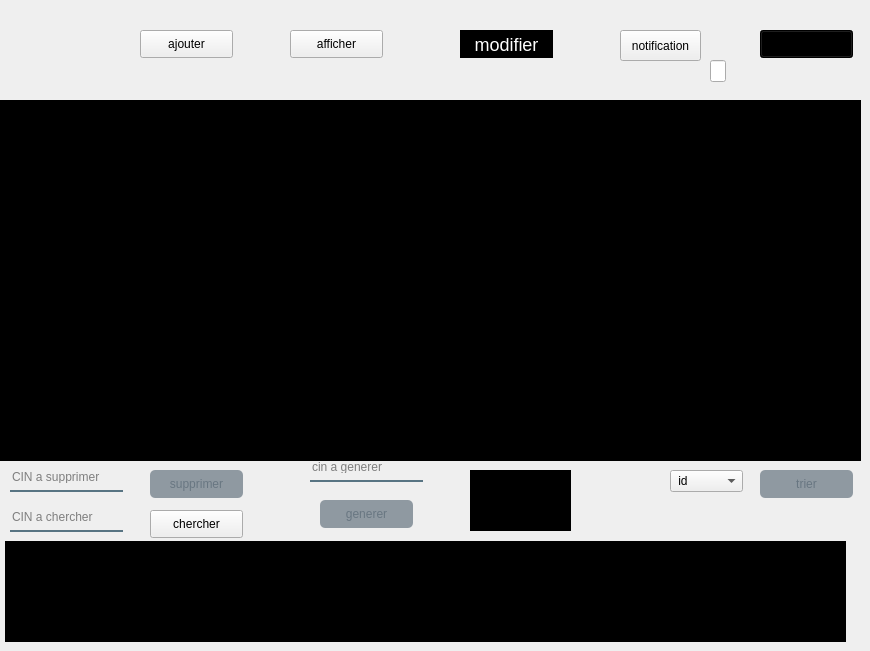
    <widget class="QWidget" name="client_afficher">
     <property name="styleSheet">
      <string notr="true">#pushButton_3,#pushButton_4,#pushButton_5,#pushButton_6{
background-color :  #000000; 



   border: 1px solid black;
    border-radius: 15px;
    color: white; 
    font-size: 18px;
}</string>
     </property>
     <widget class="QPushButton" name="pushButton_ajouterclient2">
      <property name="geometry">
       <rect>
        <x>140</x>
        <y>30</y>
        <width>93</width>
        <height>28</height>
       </rect>
      </property>
      <property name="text">
       <string>ajouter</string>
      </property>
     </widget>
     <widget class="QPushButton" name="afficherclient2">
      <property name="geometry">
       <rect>
        <x>290</x>
        <y>30</y>
        <width>93</width>
        <height>28</height>
       </rect>
      </property>
      <property name="text">
       <string>afficher</string>
      </property>
     </widget>
     <widget class="QPushButton" name="pushButton_6">
      <property name="geometry">
       <rect>
        <x>460</x>
        <y>30</y>
        <width>93</width>
        <height>28</height>
       </rect>
      </property>
      <property name="text">
       <string>modifier</string>
      </property>
     </widget>
     <widget class="QTableView" name="tabclient">
      <property name="geometry">
       <rect>
        <x>0</x>
        <y>100</y>
        <width>861</width>
        <height>361</height>
       </rect>
      </property>
      <property name="styleSheet">
       <string notr="true">
background-color: rgb(0, 0, 0);</string>
      </property>
     </widget>
     <widget class="QLineEdit" name="lineEdit_cin_s">
      <property name="geometry">
       <rect>
        <x>10</x>
        <y>470</y>
        <width>113</width>
        <height>22</height>
       </rect>
      </property>
      <property name="styleSheet">
       <string notr="true">background-color:rgba(0,0,0,0);
border:none;
border-bottom:2px solid rgba(46,82,101,200);
color:rgba(0,0,0,240);
padding-bottom:7px;
</string>
      </property>
      <property name="placeholderText">
       <string>CIN a supprimer</string>
      </property>
      <property name="cursorMoveStyle">
       <enum>Qt::VisualMoveStyle</enum>
      </property>
      <property name="clearButtonEnabled">
       <bool>true</bool>
      </property>
     </widget>
     <widget class="QPushButton" name="pushButton_suppclient">
      <property name="geometry">
       <rect>
        <x>150</x>
        <y>470</y>
        <width>93</width>
        <height>28</height>
       </rect>
      </property>
      <property name="styleSheet">
       <string notr="true">QPushButton#pushButton_suppclient{
background-color: rgba(78, 95, 108, 0.6);
background: rgba(78, 95, 108, 0.6);
color: rgba(78, 95, 108, 0.6);
border-radius:5px;
}
QPushButton#pushButton_suppclient:hover{
background-color: rgba(78, 105, 112, 0.8);
background: rgba(78, 105, 112, 0.8);
color: rgba(78, 105, 112, 0.8);
}
QPushButton#pushButton_suppclient:pressed{
padding-left:5px;
padding-top:5px;
background-color:rgba(150,123,111,0.7);
}</string>
      </property>
      <property name="text">
       <string>supprimer</string>
      </property>
     </widget>
     <widget class="QLineEdit" name="lineEdit_cin_r">
      <property name="geometry">
       <rect>
        <x>10</x>
        <y>510</y>
        <width>113</width>
        <height>22</height>
       </rect>
      </property>
      <property name="styleSheet">
       <string notr="true">background-color:rgba(0,0,0,0);
border:none;
border-bottom:2px solid rgba(46,82,101,200);
color:rgba(0,0,0,240);
padding-bottom:7px;
</string>
      </property>
      <property name="placeholderText">
       <string>CIN a chercher</string>
      </property>
      <property name="cursorMoveStyle">
       <enum>Qt::VisualMoveStyle</enum>
      </property>
      <property name="clearButtonEnabled">
       <bool>true</bool>
      </property>
     </widget>
     <widget class="QPushButton" name="pushButton_rechercherclient">
      <property name="geometry">
       <rect>
        <x>150</x>
        <y>510</y>
        <width>93</width>
        <height>28</height>
       </rect>
      </property>
      <property name="styleSheet">
       <string notr="true">QPushButton#pushButton_rechercher{
background-color: rgba(78, 95, 108, 0.6);
background: rgba(78, 95, 108, 0.6);
color: rgba(78, 95, 108, 0.6);
border-radius:5px;
}
QPushButton#pushButton_rechercher:hover{
background-color: rgba(78, 105, 112, 0.8);
background: rgba(78, 105, 112, 0.8);
color: rgba(78, 105, 112, 0.8);
}
QPushButton#pushButton_rechercher:pressed{
padding-left:5px;
padding-top:5px;
background-color:rgba(150,123,111,0.7);
}</string>
      </property>
      <property name="text">
       <string>chercher</string>
      </property>
     </widget>
     <widget class="QTableView" name="table_rechercher">
      <property name="geometry">
       <rect>
        <x>5</x>
        <y>541</y>
        <width>841</width>
        <height>101</height>
       </rect>
      </property>
      <property name="styleSheet">
       <string notr="true">background-color: rgb(0, 0, 0);</string>
      </property>
     </widget>
     <widget class="QPushButton" name="pushButton_trierclient">
      <property name="geometry">
       <rect>
        <x>760</x>
        <y>470</y>
        <width>93</width>
        <height>28</height>
       </rect>
      </property>
      <property name="styleSheet">
       <string notr="true">QPushButton#pushButton_trierclient{
background-color: rgba(78, 95, 108, 0.6);
background: rgba(78, 95, 108, 0.6);
color: rgba(78, 95, 108, 0.6);
border-radius:5px;
}
QPushButton#pushButton_trierclient:hover{
background-color: rgba(78, 105, 112, 0.8);
background: rgba(78, 105, 112, 0.8);
color: rgba(78, 105, 112, 0.8);
}
QPushButton#pushButton_trierclient:pressed{
padding-left:5px;
padding-top:5px;
background-color:rgba(150,123,111,0.7);
}</string>
      </property>
      <property name="text">
       <string>trier</string>
      </property>
     </widget>
     <widget class="QComboBox" name="comboBox">
      <property name="geometry">
       <rect>
        <x>670</x>
        <y>470</y>
        <width>73</width>
        <height>22</height>
       </rect>
      </property>
      <property name="styleSheet">
       <string notr="true">QPushButton#comboBox{
background-color: rgba(78, 95, 108, 0.6);
background: rgba(78, 95, 108, 0.6);
color: rgba(78, 95, 108, 0.6);
border-radius:5px;
}
QPushButton#comboBox:hover{
background-color: rgba(78, 105, 112, 0.8);
background: rgba(78, 105, 112, 0.8);
color: rgba(78, 105, 112, 0.8);
}
QPushButton#comboBox:pressed{
padding-left:5px;
padding-top:5px;
background-color:rgba(150,123,111,0.7);
}</string>
      </property>
      <property name="currentIndex">
       <number>0</number>
      </property>
      <item>
       <property name="text">
        <string> id</string>
       </property>
      </item>
      <item>
       <property name="text">
        <string> nom</string>
       </property>
      </item>
      <item>
       <property name="text">
        <string> prenom</string>
       </property>
      </item>
      <item>
       <property name="text">
        <string> nb_point</string>
       </property>
      </item>
     </widget>
     <widget class="QPushButton" name="pushButton_notifclient">
      <property name="geometry">
       <rect>
        <x>620</x>
        <y>30</y>
        <width>81</width>
        <height>31</height>
       </rect>
      </property>
      <property name="styleSheet">
       <string notr="true">alternate-background-color: rgb(170, 170, 255);</string>
      </property>
      <property name="text">
       <string>notification</string>
      </property>
      <property name="icon">
       <iconset>
        <normaloff>../notification.png</normaloff>
        <activeoff>../../Downloads/bouton-notifications.png</activeoff>
        <selectedoff>../../Downloads/bouton-notifications.png</selectedoff>../notification.png</iconset>
      </property>
      <property name="iconSize">
       <size>
        <width>30</width>
        <height>30</height>
       </size>
      </property>
     </widget>
     <widget class="QLineEdit" name="lineEdit_n">
      <property name="enabled">
       <bool>true</bool>
      </property>
      <property name="geometry">
       <rect>
        <x>710</x>
        <y>60</y>
        <width>16</width>
        <height>22</height>
       </rect>
      </property>
      <property name="tabletTracking">
       <bool>false</bool>
      </property>
      <property name="readOnly">
       <bool>true</bool>
      </property>
     </widget>
     <widget class="QTextBrowser" name="textBrowserpdf">
      <property name="geometry">
       <rect>
        <x>470</x>
        <y>470</y>
        <width>101</width>
        <height>61</height>
       </rect>
      </property>
      <property name="styleSheet">
       <string notr="true">background-color: rgb(0, 0, 0);</string>
      </property>
     </widget>
     <widget class="QPushButton" name="pushButton_genererpdf_2">
      <property name="geometry">
       <rect>
        <x>320</x>
        <y>500</y>
        <width>93</width>
        <height>28</height>
       </rect>
      </property>
      <property name="styleSheet">
       <string notr="true">QPushButton#pushButton_genererpdf_2{
background-color: rgba(78, 95, 108, 0.6);
background: rgba(78, 95, 108, 0.6);
color: rgba(78, 95, 108, 0.6);
border-radius:5px;
}
QPushButton#pushButton_genererpdf_2:hover{
background-color: rgba(78, 105, 112, 0.8);
background: rgba(78, 105, 112, 0.8);
color: rgba(78, 105, 112, 0.8);
}
QPushButton#pushButton_genererpdf_2:pressed{
padding-left:5px;
padding-top:5px;
background-color:rgba(150,123,111,0.7);
}</string>
      </property>
      <property name="text">
       <string>generer</string>
      </property>
     </widget>
     <widget class="QLineEdit" name="lineEdit_cin_g">
      <property name="geometry">
       <rect>
        <x>310</x>
        <y>460</y>
        <width>113</width>
        <height>22</height>
       </rect>
      </property>
      <property name="styleSheet">
       <string notr="true">background-color:rgba(0,0,0,0);
border:none;
border-bottom:2px solid rgba(46,82,101,200);
color:rgba(0,0,0,240);
padding-bottom:7px;
</string>
      </property>
      <property name="placeholderText">
       <string>cin a generer</string>
      </property>
      <property name="cursorMoveStyle">
       <enum>Qt::VisualMoveStyle</enum>
      </property>
      <property name="clearButtonEnabled">
       <bool>true</bool>
      </property>
     </widget>
     <widget class="QPushButton" name="pushButton_statclient">
      <property name="geometry">
       <rect>
        <x>760</x>
        <y>30</y>
        <width>93</width>
        <height>28</height>
       </rect>
      </property>
      <property name="styleSheet">
       <string notr="true">background-color: rgb(0, 0, 0);</string>
      </property>
      <property name="text">
       <string>statistique</string>
      </property>
     </widget>
    </widget>
